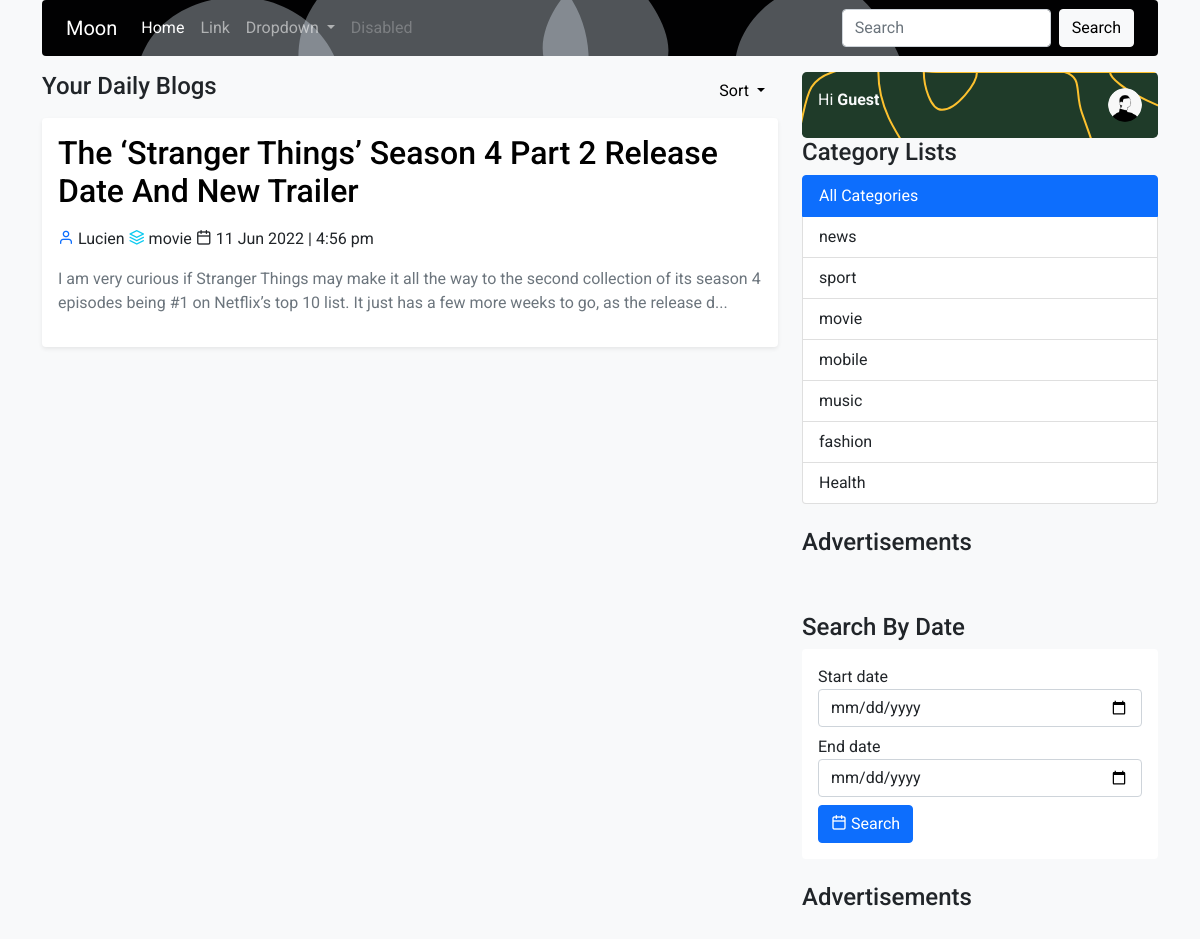
The page / on the database its author committed.
### tables this page shows
CREATE TABLE `posts` (
  `id` int(11) NOT NULL,
  `title` varchar(255) NOT NULL,
  `description` longtext NOT NULL,
  `user_id` int(11) NOT NULL,
  `category_id` int(11) NOT NULL,
  `is_publish` enum('0','1') NOT NULL DEFAULT '0',
  `ordering` int(11) DEFAULT NULL,
  `created_at` timestamp NOT NULL DEFAULT current_timestamp()
);

CREATE TABLE `users` (
  `id` int(11) NOT NULL,
  `name` varchar(255) NOT NULL,
  `email` varchar(100) NOT NULL,
  `password` varchar(255) NOT NULL,
  `role` enum('0','1','2') NOT NULL DEFAULT '2',
  `photo` varchar(255) NOT NULL DEFAULT 'default.png',
  `money` bigint(20) NOT NULL DEFAULT 0,
  `created_at` timestamp NOT NULL DEFAULT current_timestamp()
);

CREATE TABLE `category` (
  `id` int(11) NOT NULL,
  `title` varchar(255) NOT NULL,
  `color` varchar(255) NOT NULL,
  `ordering` int(11) DEFAULT NULL,
  `user_id` int(11) NOT NULL,
  `created_at` timestamp NOT NULL DEFAULT current_timestamp()
);

### core/base.php (called while the page is built, shortened)
<?php
function conn (){
    return mysqli_connect("localhost","root","","blog");
 }
$url = "http://{$_SERVER['HTTP_HOST']}/sample_blog/";

### core/functions.php (called while the page is built, shortened)
<?php
require_once "base.php";
function fetch($sql){
    $query = mysqli_query(conn(),$sql);
    $row = mysqli_fetch_assoc($query);
    return $row;
}
function fetchAll($sql){
    $query = mysqli_query(conn(),$sql);
    $rows=[];
    while($row = mysqli_fetch_assoc($query)){
      array_push($rows,$row);
    }
    return $rows;
}
function showTime($time,$format="d-m-y"){
    return date($format,strtotime($time));
}
function short($str,$length=100){
    return substr($str,0,$length)."...";
}
function user($id){
    $sql = "SELECT * FROM users WHERE id=$id";
    return fetch($sql);
}
function category($id){
    $sql = "SELECT * FROM category WHERE id=$id";
    return fetch($sql);
}
function fPosts($order_by='id',$orderType='DESC'){
    $sql = "SELECT * FROM posts ORDER BY $order_by $orderType";
    return fetchAll($sql);
}
function fCategories(){
    $sql = "SELECT * FROM category ORDER BY ordering DESC";
    return fetchAll($sql);
}

### index.php (the view, shortened to what this page needs)
<?php require_once "front_panel/head.php"  ?>
<?php require_once "front_panel/side.php"  ?>
<div class="container">
    <div class="row">
        <div class="col-12 col-md-8">
            <div class="clearfix">
            <h4 class="float-start">Your Daily Blogs</h4>
            <div class="dropdown mb-2 float-end">
                <a class="btn btn-light dropdown-toggle" href="#" role="button" id="dropdownMenuLink" data-bs-toggle="dropdown" aria-expanded="false">
                    Sort
                    </a>
            </div>
            </div>
            <div>
                <?php
                if(isset($_GET['order_by']) && isset($_GET['orderType'])){
                     $order_by=$_GET['order_by'];
                    $orderType=strtoupper($_GET['orderType']);
                    $frontposts = fPosts($order_by,$orderType);
                }else{
                    $frontposts = fPosts();
                }
                foreach ($frontposts as $key => $value) {
                    ?>
                    <div class="card shadow-sm mb-3 post">
                        <div class="card-body">
                            <a href="detail.php?id=<?php echo $value['id'] ?>" class="text-black text-decoration-none">
                                <h2><?php echo $value['title'] ?></h2>
                            </a>
                            <div class="my-3">
                                <i class="feather-user text-primary"></i>
                                <?php echo user($value['user_id'])['name'] ?>
                                <i class="feather-layers text-info"></i>
                                <?php echo category($value['category_id'])['title'] ?>
                                <i class="feather-calendar"></i>
                                <?php echo showTime($value['created_at'], "j M Y") ?> |
                                <?php echo date("g:i a", strtotime($value['created_at'])) ?>
                            </div>
                            <p class="text-secondary">
                                <?php echo short(strip_tags(html_entity_decode($value['description'])), 200) ?>
                            </p>
                        </div>
                    </div>
                <?php } ?>
            </div>
        </div>
        <?php include "frontSideBar.php" ?>
    </div>
</div>
<?php require_once "front_panel/foot.php"  ?>

### front_panel/head.php (shortened to what this page needs)
<?php
require_once "core/base.php";
require_once "core/functions.php";
?>
<!DOCTYPE html>
<html lang="en">
<head>
    <link rel="stylesheet" href="<?php echo $url; ?>assets/vendor/bootstrap/css/bootstrap.min.css">
    <link rel="stylesheet" href="<?php echo $url; ?>assets/vendor/feather-icons-web/feather.css">
    <link rel="stylesheet" href="<?php echo $url; ?>assets/css/style.css">

### front_panel/side.php (shortened to what this page needs)
</head>
<body class="bg-light">
<div class="container">
    <div class="row">
        <div class="col-12">
        <nav class="navbar navbar-expand-lg navbar-dark rounded mb-3" id="navBarH">
  <div class="container-fluid">
    <a class="navbar-brand" href="<?php echo $url; ?>index.php">Moon</a>
    <div class="collapse navbar-collapse" id="navbarSupportedContent">
      <ul class="navbar-nav me-auto mb-2 mb-lg-0">
        <li class="nav-item">
          <a class="nav-link active" aria-current="page" href="#">Home</a>
        </li>
        <li class="nav-item">
          <a class="nav-link" href="#">Link</a>
        </li>
        <li class="nav-item dropdown">
          <a class="nav-link dropdown-toggle" href="#" id="navbarDropdown" role="button" data-bs-toggle="dropdown" aria-expanded="false">
            Dropdown
          </a>
        </li>
        <li class="nav-item">
          <a class="nav-link disabled">Disabled</a>
        </li>
      </ul>
      <form class="d-flex" action="<?php echo $url; ?>search.php" method="post">
        <input class="form-control me-2" name="search" type="search" placeholder="Search" aria-label="Search">
        <button class="btn btn-light" type="submit">Search</button>
      </form>
    </div>
  </div>
</nav>
        </div>
    </div>
</div>

### frontSideBar.php (shortened to what this page needs)
<div class="col-12 col-md-4">
            <div class="front-panel">
            <div class="card clearfix">
                <div class="card-body rounded-3" id="fsideBar">
                 <?php if(isset($_SESSION['user']['id'])){ ?>
                    <div class="float-start">
                 <p class="mb-0 text-light text-capitalize text-center"> Hi <b><?php echo $_SESSION['user']['name'] ?></b> </p>
                 </div>
                 <a href="<?php echo $url?>dashboard.php" class="float-end">
                 <img  src="<?php echo $url?>assets/img/profile/<?php echo $_SESSION['user']['photo']?>" alt="" class="user-img ">
                </a>
                 <?php }else{?>
                    <div class="float-start">
                    <p class="mb-0 text-light text-center"> Hi <b>Guest</b> </p>
                    </div>
                    <a href="<?php echo $url?>register.php" class="float-end">
                    <img  src="<?php echo $url?>assets/img/profile/gust.png" alt="" class="user-img ">
                   </a>
                 <?php }?>
                </div>
            </div>
            <h4>Category Lists</h4>
            <div class="list-group mb-4">
            <a href="index.php" class="list-group-item list-group-item-action <?php echo isset($_GET['category_id'])?'':'active' ?>">All Categories</a>
                <?php foreach(fCategories() as $key=>$value){ ?>
                <a href="categoryBase_post.php?category_id=<?php echo $value['id']?>" class="list-group-item list-group-item-action <?php echo isset($_GET['category_id'])? ($_GET['category_id']==$value['id']?'active':''):'' ?>">
                <?php echo $value['title'] ?></a>
                <?php } ?>
            </div>
            <div class="mb-4">
            <h4>Advertisements</h4>
            </div>
            <div class="mb-4">
                <h4>Search By Date</h4>
                <div class="card">
                    <div class="card-body">
                    <form action="searchByDate.php" method="post" >
                        <div class="form-group mb-2">
                        <label for="">Start date</label>
                        <input type="date" class="form-control" name="start">
                        </div>
                        <div class="form-group mb-2">
                        <label for="">End date</label>
                        <input type="date" class="form-control" name="end">
                        </div>
                        <button class="btn btn-primary">
                            <i class="feather-calendar"></i>
                            Search
                        </button>
                    </form>
                    </div>
                </div>
            </div>
            <div class="mb-4">
            <h4>Advertisements</h4>
            </div>
            </div>
        </div>

### front_panel/foot.php (shortened to what this page needs)
</body>
</html>

### assets/css/style.css (style rules this page uses)
* { font-family: 'Roboto', sans-serif; }
:root { --primary-soft: #f3f3f3; --white: #f8f9fa; }
.user-img { width: 34px; height: 34px; border-radius: 50%; }
.card { border: none; }
.front-panel { position: sticky; top: 15px; }
.post { transition: all 0.3s ease-in-out; }
.clearfix { clear: both; }

### rows shown on the page
posts: title "The ‘Stranger Things’ Season 4 Part 2 Release Date And New Trailer", user.name "Lucien", category.title "movie", created_at "11 Jun 2022", created_at "4:56 pm", description "I am very curious if Stranger Things may make it all the way to the second collection of its season 4 episodes being #1 on Netflix’s top 10 list. It just has a few more weeks to go, as the release d..."
category: title "news"
category: title "sport"
category: title "movie"
category: title "mobile"
category: title "music"
category: title "fashion"
category: title "Health"
